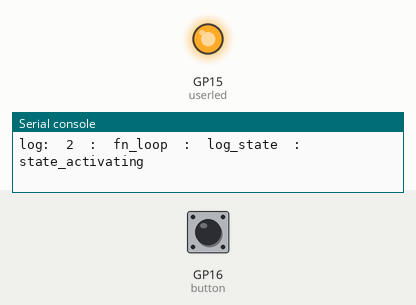
Bench run of a program on a simulated Raspberry Pi Pico running MicroPython. Parts: output pins drawn as LEDs (lit = HIGH), the last lines printed to the serial console. The test bench sets the inputs (shaded band); at power-on: GP16 (button) HIGH. WiFi joins after 1.5 s; values from a settings file that is not in the repository are placeholders; a WiFi scan finds one network, HomeNet; pins used as bus, display or sensor lines are not drawn.

Above: at 0.1 s.
At 30.1 s:
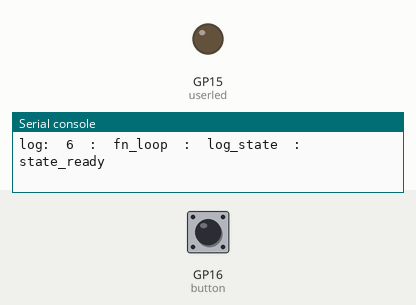
Timing chart, 0 to 31.6 s (numbered marks = the images above):
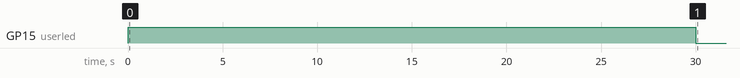

Measured:
- by itself, GP15 (userled): LOW → HIGH at 0.00 s, → LOW 30.0 s later

The program:

pico-w_servicenow_reporter.py
```python
#
# pico_servicenow_reporter.py
#
# on startup:
#
#    flash g_build_id to show which software is installed
#    turn on user LED
#    connect to wifi
#    turn off user LED
#    while 1 == 1:
#        wait until user button is pressed
#        turn on user LED
#        create ServiceNow ticket
#        wait until ticket is marked Resolved
#        turn off user LED
#
#    while running, the on-board LED on the Pico flashes state information
#    if a fault occurs, the on-board LED will flash a fault code
#
#
#  known bugs & limitations
#    doesn't check to see that the created incident still exists, only whether it is resolved
#
#
# the documentation at github.com/contrarotator has more detail.
#
#
######################
g_build_id = 204
######################

import machine
import time
import network
import urequests
import gc
import yconfig  #local module containing config & credentials

picoled = machine.Pin("LED", machine.Pin.OUT)
picoled.off()
picoled.on()

pin_button = 16
button = machine.Pin(pin_button, machine.Pin.IN, machine.Pin.PULL_UP)
pin_userled = 15
userled = machine.Pin(pin_userled, machine.Pin.OUT)

wlan = network.WLAN(network.STA_IF)
wlan.config(pm = 0xa11140)

# state indicators and exported identifiers start with 2
# this makes it easy to identify which controller in a multicontroller cluster

state_fault                    = const(211)
state_init                     = const(212)
state_activating               = const(213)
state_connecting               = const(214)
state_ready                    = const(216)
state_wait                     = const(221)
state_create_ticket            = const(222)
state_wait_ticket              = const(223)

fn_blink                       = const(2000)
fn_loop                        = const(2001)
fault_blink_underflow          = const(2002)
fault_blink_overflow           = const(2003)
fault_invalid_state            = const(2004)
log_wlan_ip                    = const(2005)
log_state                      = const(2006)
log_wlan_state                 = const(2007)
log_fault                      = const(2008)
log_time                       = const(2009)
blink_state_internumber        = const(2010)
blink_state_interdigit         = const(2011)
blink_state_on                 = const(2012)
blink_state_off                = const(2013)
blink_state_fault              = const(2014)

fault_wlan_badauth             = const(2028)
fault_wlan_nonet               = const(2029)
fault_wlan_noip                = const(2030)
fault_wlan_join                = const(2031)
fault_wlan_down                = const(2032)
fault_wlan_disconnected        = const(2033)
fault_wlan_fail                = const(2034)
fn_check_wlan                  = const(2035)
fault_wlan_status              = const(2036)

log_inc_number                 = const(2044)
log_inc_state                  = const(2045)
log_http_code                  = const(2046)
log_sysid                      = const(2049)

log_freemem                    = const(2063)

fn_create_incident             = const(2064)
fault_create_http              = const(2065)
fn_check_incident              = const(2066)
fault_check_http               = const(2067)

labels = {

    211: "state_fault",
    212: "state_init",
    213: "state_activating",
    214: "state_connecting",
    216: "state_ready",
    221: "state_wait",
    222: "state_create_incident",
    223: "state_wait_ticket",

    2000: "fn_blink",
    2001: "fn_loop",
    2002: "fault_blink_underflow",
    2003: "fault_blink_overflow",
    2004: "fault_invalid_state",
    2005: "log_wlan_ip",
    2006: "log_state",
    2007: "log_wlan_state",
    2008: "log_fault",
    2009: "log_time" ,
    2028: "fault_wlan_badauth",
    2029: "fault_wlan_nonet",
    2030: "fault_wlan_noip",
    2031: "fault_wlan_join",
    2032: "fault_wlan_down",
    2033: "fault_wlan_disconnected",
    2034: "fault_wlan_fail",
    2035: "fn_check_wlan",
    2036: "fault_wlan_status",
    2044: "log_inc_number",
    2045: "log_inc_state",
    2046: "log_http_code",
    2049: "log_sysid",
    2063: "log_freemem",
    2064: "fn_create_incident",
    2065: "fault_create_http",
    2066: "fn_check_incident",
    2067: "fault_check_http"
    }

g_fault   = 0
g_now     = 0
g_dwell   = 0
g_start   = 0
g_freemem = 999999

param_wlan_ssid         = yconfig.wlan_ssid
param_wlan_password     = yconfig.wlan_pass

param_snow_instance_url = yconfig.snow_url
param_snow_user         = yconfig.snow_user
param_snow_pwd          = yconfig.snow_pass

param_json_headers = {"Content-Type":"application/json","Accept":"application/json"}

#
# blink(n) blinks a multidigit number.
#
# digit zero is blinked as ten flashes
#
# returns true if the number has been displayed (that is, we are in internumber gap),
# otherwise returns false
#

# parameters
blink_wait_on     = 100
blink_wait_off    = 300
blink_wait_digit  = blink_wait_on + blink_wait_off
blink_wait_number = blink_wait_digit * 3
# variables
blink_now         = 0
blink_start       = 0
blink_dwell       = 0.1
blink_posn        = 0
blink_max         = 99999
blink_digit       = 0 # this digit to blink
blink_remainder   = 0     # remainder
blink_prev        = 0

blink_wait        = blink_wait_off
blink_state       = blink_state_off

def blink (n):

    global blink_posn, blink_remainder, blink_prev
    global blink_wait, blink_state
    global blink_digit, blink_now, blink_dwell, blink_start

    blink_now = time.ticks_ms() # milliseconds
    blink_dwell = time.ticks_diff(blink_now,blink_start)

    if blink_dwell > blink_wait:
        blink_start = blink_now
        if blink_prev != n:
            blink_digit = 0
            blink_remainder = 0
            blink_prev = n
        if blink_digit == 0:
            if blink_remainder == 0:
                if n < 0:
                    n = 0
                    g_fault = fault_blink_underflow
                elif n > blink_max:
                    n = blink_max
                    blink_state = blink_state_fault
                    g_fault = fault_blink_overflow
                blink_remainder = n
                blink_posn = 6
                while (10**blink_posn > n):
                    blink_posn -= 1
                blink_state = blink_state_internumber
            else:
                blink_power = 10**blink_posn
                blink_posn -= 1
                blink_digit = int(blink_remainder/blink_power)
                blink_remainder = blink_remainder - (blink_power * blink_digit)
                if blink_digit == 0:
                   blink_digit = 10 # if digit is zero then blink ten times
                blink_state = blink_state_interdigit
            #if blink_remainder == 0:
        #if blink_digit == 0:


        if blink_state == blink_state_internumber:
            blink_start  = blink_now
            blink_state  = blink_state_off
            blink_wait   = blink_wait_number
            blink_retval = True
            picoled.off()
        elif blink_state == blink_state_interdigit:
            blink_start = blink_now
            blink_state = blink_state_off
            blink_wait = blink_wait_digit
            picoled.off()
        elif blink_state == blink_state_off:
            blink_start = blink_now
            blink_state = blink_state_on
            blink_wait = blink_wait_on
            blink_retval = False
            picoled.on()
        elif blink_state == blink_state_on:
            blink_start = blink_now
            blink_state = blink_state_off
            blink_wait = blink_wait_off
            picoled.off()
            blink_digit -= 1
        elif blink_state == blink_state_fault:
            #do nothing, but be nice meanwhile
            time.sleep(10)
        else:
            blink_state = blink_state_fault
            g_fault = fault_blink_state
            write_log(fn_blink, log_fault, g_fault)
            g_state == state_fault
            write_log(fn_blink, log_state, g_state)
            picoled.on()
        #if blink_state ==
    #if blink_dwell > blink_wait:

    if blink_digit == 0 and blink_remainder == 0:
        retval = True
    else:
        retval = False
    return retval
# def blink()

#
# write_log(fn, code, value)
#
# write out a message.  here it just prints to serial but can be modified to put out to other destinations
#
# function mnames and other message flags are integers to minimise number of bytes.
#

write_log_count = 0

def write_log (fn, code, value):
    global labels,write_log_count
    write_log_count += 1
    if fn in labels:
        fn1 = labels.get(fn)
    else:
        fn1 = fn
    if code in labels:
        fn2 = labels.get(code)
    else:
        fn2 = code
    if value in labels:
        fn3 = labels.get(value)
    else:
        fn3 = value
    print("log: ",write_log_count," : ",fn1," : ",fn2," : ",fn3)
    return
#def write_log()

#
# check_wlan() checks the wlan,
#              if it is up and working, return true
#              if not, log fault once only
#                  and return false
#
#

check_wlan_flag = 0

def check_wlan():
    global wlan, check_wlan_flag
    retval = False
    wlan_status = wlan.status()
    log_status = 0
    if wlan_status == 3: # 3 CYW43_LINK_UP
        wlan_status = wlan.ifconfig()
        write_log(fn_check_wlan, log_wlan_ip, wlan_status[0])
        check_wlan_flag = 0
        retval = True
    elif wlan_status == 2: # CYW43_LINK_NOIP:  # 2
        if check_wlan_flag != wlan_status:
            write_log(fn_check_wlan, log_fault, fault_wlan_noip)
            check_wlan_flag = wlan_status # only log once
    elif wlan_status == 1: #CYW43_LINK_JOIN:  # 1
        if check_wlan_flag != wlan_status:
            write_log(fn_check_wlan, log_fault, fault_wlan_join)
            check_wlan_flag = wlan_status # only log once
    elif wlan_status == 0: #CYW43_LINK_DOWN:  # 0
        if check_wlan_flag != wlan_status:
            write_log(fn_check_wlan, log_fault, fault_wlan_down)
            check_wlan_flag = wlan_status # only log once
    elif wlan_status == -1: # CYW43_LINK_FAIL:  # -1
        if check_wlan_flag != wlan_status:
            write_log(fn_check_wlan, log_fault, fault_wlan_fail)
            check_wlan_flag = wlan_status # only log once
    elif wlan_status == -2: # CYW43_LINK_NONET:  # -2
        if check_wlan_flag != wlan_status:
            write_log(fn_check_wlan, log_fault, fault_wlan_nonet)
            check_wlan_flag = wlan_status # only log once
        # this might not be a hard fault
        #g_state = state_fault
        #write_log(fn_check_wlan, log_state, g_state)
    elif wlan_status == -3: # CYW43_LINK_BADAUTH:  # -3
        if check_wlan_flag != wlan_status:
            write_log(fn_check_wlan, log_fault, fault_wlan_badauth)
            check_wlan_flag = wlan_status # only log once
        #this is likely a hard fault
        g_state = state_fault
        write_log(fn_check_wlan, log_state, g_state)
    else:
        write_log(fn_check_wlan, log_wlan_state, wlan_status)
        write_log(fn_check_wlan, log_fault, fault_wlan_status)
        g_state = state_fault
        write_log(fn_check_wlan, log_state, g_state)
    return retval
#def check_wlan()

#
#  create_incident(code) creates a servicenow incident and returns zero if failed, sys_id if successful
#

def create_incident(faultcode):
    gc.collect()
    retval = False
    create_url = param_snow_instance_url  + '/api/now/table/incident'
    response = urequests.post(create_url, auth=(param_snow_user, param_snow_pwd), headers=param_json_headers ,data="{\"caller_id\":\""+ param_snow_user+ "\",\"short_description\":\"RTU reports fault code " + str(faultcode) + " \",\"assignment_group\":\"telemetry.devices\"}")
    if response.status_code != 201:
        write_log(fn_create_incident, log_fault, fault_create_http)
        write_log(fn_create_incident, log_http_code, response.status_code)
        retval = False
    else:
        # Decode the JSON response into a dictionary and use the data
        data = response.json()
        #print(data)
        inc_sysid = data["result"]["sys_id"]
        inc_id = data["result"]["number"]
        write_log(fn_create_incident, log_inc_number, inc_id)
        write_log(fn_create_incident, log_sysid, inc_sysid)
        retval = inc_sysid

    response.close() # release resources
    gc.collect()
    return retval
#def create_incident()

#
# check_incident(sysid) checks the incident with given sys_id
#                       returns true if it is in state Resolved (6)
#                       otherwise returns false
#
#

def check_incident(sysid):
    gc.collect()
    retval = False
    get_url = param_snow_instance_url + "/api/now/table/incident/"+ sysid + "?sysparm_fields=state"
    response = urequests.get(get_url, auth=(param_snow_user, param_snow_pwd), headers=param_json_headers)
    if response.status_code != 200:
        write_log(fn_check_incident, log_fault, fault_check_http)
        write_log(fn_check_incident, log_http_code, response.status_code)
        retval = False
    else:
        # Decode the JSON response into a dictionary and use the data
        data = response.json()
        inc_state = data["result"]["state"]
        #write_log(fn_check_incident, log_inc_state, inc_state)
        if inc_state == "6":
            retval = True
        else:
            retval = False

    response.close()
    gc.collect()
    return retval
#def check_incident

loop_run_flag = True
g_state = state_init
g_wait = 9999   # in ms
                # used for loop step timing and retry timing
                # set to a long enough time that you do not unfairly load the cloud service
                #
param_wlan_retry_limit = 10
g_wlan_retries = 0
write_log(fn_loop, log_state, g_state)
g_sys_id = 0


while loop_run_flag:

    g_now = time.ticks_ms() # milliseconds
    #g_dwell = g_now - g_start
    g_dwell = time.ticks_diff(g_now,g_start)

    if g_state == state_init:
        if blink(g_build_id):
            #if g_dwell > g_wait:
            g_start = g_now
            wlan.active(False)
            g_state = state_activating
            write_log(fn_loop, log_state, g_state)
            userled.on()
    elif g_state == state_activating:
        blink(state_activating)
        if g_dwell > g_wait:
            g_start = g_now
            wlan.active(True)
            wlan.scan()
            g_state = state_connecting
            write_log(fn_loop, log_state, g_state)
    elif g_state == state_connecting:
        blink(state_connecting)
        if g_dwell > g_wait:
            g_start = g_now
            wlan.connect(param_wlan_ssid, param_wlan_password)
            if check_wlan():
                g_wlan_retries = 0
                g_state = state_ready
                write_log(fn_loop, log_state, g_state)
                userled.off()
            else:
                g_wlan_retries += 1
                if g_wlan_retries > param_wlan_retry_limit:
                    g_state = state_init
                    write_log(fn_loop, log_state, g_state)
        #else do nothing
    elif g_state == state_ready:
        if blink(state_ready):
            g_state = state_wait
            write_log(fn_loop, log_state, g_state)
    elif g_state == state_wait:
        blink(state_wait)
        if not button.value(): #button is low, pressed
            g_start = g_now
            if wlan.isconnected():
                g_state = state_create_ticket
                write_log(fn_loop, log_state, g_state)
                userled.on()
            else:
                write_log(fn_loop, log_wlan_state, fault_wlan_disconnected)
                g_state = state_init
                write_log(fn_loop, log_state, g_state)
        #else:
            #wait till button pressed
    elif g_state == state_create_ticket:
        #blink(state_create_ticket)
        if g_dwell > g_wait:
            g_start = g_now
            g_sys_id = create_incident(3456)
            if g_sys_id:  # if not == 0
                g_state = state_wait_ticket
                write_log(fn_loop, log_state, g_state)
                userled.on()
            #else wait and try again

    elif g_state == state_wait_ticket:
        blink(state_wait_ticket)
        if g_dwell > g_wait:
            g_start = g_now
            if check_incident(g_sys_id):
                g_state = state_ready
                write_log(fn_loop, log_state, g_state)
                userled.off()
        # else process another one

    elif g_state == state_fault:
        blink(g_fault)
    else:
        g_state = state_fault
        write_log(fn_loop, log_state, g_state)
        g_fault = fault_invalid_state
        write_log(fn_loop, log_fault, g_fault)

#while loop_run_flag

# stop gracefully & clean up
picoled.off()
userled.off()
wlan.disconnect()
wlan.active(False)
# end
```
